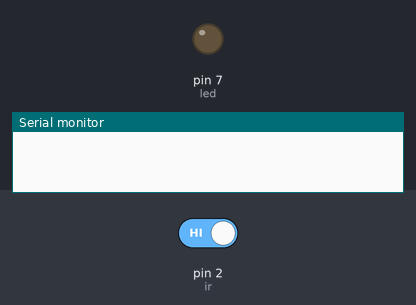
The sketch below on a simulated Arduino Uno, built with avr-gcc and run on an emulated ATmega328P. Shown: output pins drawn as LEDs (lit = HIGH), the last lines printed to the serial monitor. The test bench sets the inputs (shaded band); at power-on: pin 2 (ir) HIGH.

Above: at 2.8 s.
2.9 s: pin 2 (ir) driven LOW
At 4.1 s:
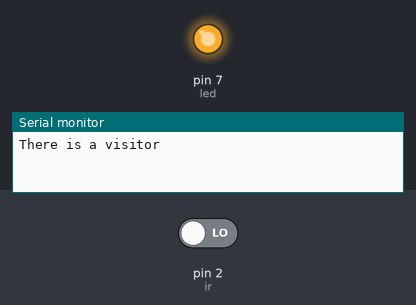
4.5 s: pin 2 (ir) driven HIGH
At 5.6 s:
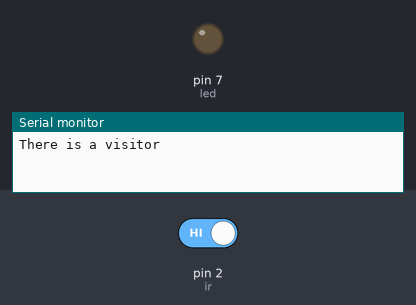
Timing chart, 0 to 7.5 s (numbered marks = the images above; inputs shaded):
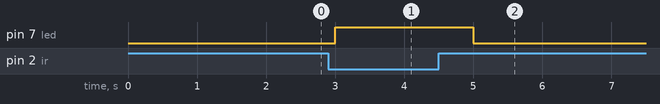

The sketch:

IR-SingleCounter.ino
```cpp
const int ir = 2;
const int led = 7;
int cstate = 1;
int pstate =1;

void setup() {
  // put your setup code here, to run once:
  pinMode(led, OUTPUT);
  pinMode(ir, INPUT);
  Serial.begin(9600);
}

void loop() {
  // put your main code here, to run repeatedly:
  int cstate = digitalRead(ir);
if(cstate != pstate){
  if(cstate == 0){
    digitalWrite(led, HIGH);
    Serial.println("There is a visitor");
    }
    else
    digitalWrite(led, LOW);

    pstate = cstate;
  }

  delay(1000);
}
```

Measured:
- after the input at 2.9 s, pin 7 (led): LOW → HIGH after 0.10 s
- after the input at 4.5 s, pin 7 (led): HIGH → LOW after 0.50 s
